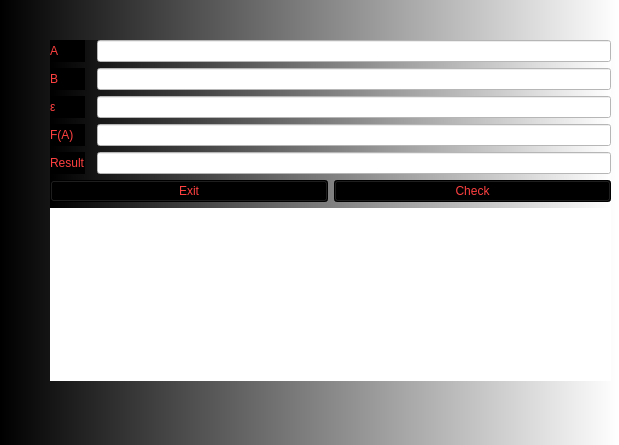
<?xml version="1.0" encoding="UTF-8"?>
<ui version="4.0">
 <class>Halving_method</class>
 <widget class="QWidget" name="Halving_method">
  <property name="geometry">
   <rect>
    <x>0</x>
    <y>0</y>
    <width>619</width>
    <height>445</height>
   </rect>
  </property>
  <property name="windowTitle">
   <string>Form</string>
  </property>
  <property name="styleSheet">
   <string notr="true">background-color: qlineargradient(spread:pad, x1:0, y1:0, x2:1, y2:0, stop:0 rgba(0, 0, 0, 255), stop:1 rgba(255, 255, 255, 255));</string>
  </property>
  <widget class="QWidget" name="gridLayoutWidget">
   <property name="geometry">
    <rect>
     <x>50</x>
     <y>40</y>
     <width>561</width>
     <height>341</height>
    </rect>
   </property>
   <property name="styleSheet">
    <string notr="true">font: 700 14pt &quot;Times New Roman&quot;;
color: rgb(255, 64, 64);
background-color: qlineargradient(spread:pad, x1:0, y1:0, x2:1, y2:0, stop:0 rgba(0, 0, 0, 255), stop:1 rgba(255, 255, 255, 255));
</string>
   </property>
   <layout class="QGridLayout" name="gridLayout_2">
    <item row="4" column="0">
     <widget class="QLabel" name="label_result_halving_method">
      <property name="styleSheet">
       <string notr="true">font: 700 14pt &quot;Times New Roman&quot;;
color: rgb(255, 64, 64);
background-color: rgb(0, 0, 0);
</string>
      </property>
      <property name="text">
       <string>Result</string>
      </property>
     </widget>
    </item>
    <item row="4" column="2">
     <widget class="QLineEdit" name="lineEdit_result__halving_method">
      <property name="styleSheet">
       <string notr="true">font: 700 14pt &quot;Times New Roman&quot;;
color: rgb(255, 64, 64);
background-color: rgb(255, 255, 255);
</string>
      </property>
     </widget>
    </item>
    <item row="3" column="0">
     <widget class="QLabel" name="label_f">
      <property name="styleSheet">
       <string notr="true">font: 700 14pt &quot;Times New Roman&quot;;
color: rgb(255, 64, 64);
background-color: rgb(0, 0, 0);
</string>
      </property>
      <property name="text">
       <string>F(A)</string>
      </property>
     </widget>
    </item>
    <item row="5" column="0" colspan="3">
     <layout class="QHBoxLayout" name="horizontalLayout">
      <item>
       <widget class="QPushButton" name="pushButton_exit_halving_method">
        <property name="styleSheet">
         <string notr="true">font: 700 14pt &quot;Times New Roman&quot;;
color: rgb(255, 64, 64);
background-color: rgb(0, 0, 0);</string>
        </property>
        <property name="text">
         <string>Exit</string>
        </property>
       </widget>
      </item>
      <item>
       <widget class="QPushButton" name="pushButton_check_halving_method">
        <property name="styleSheet">
         <string notr="true">font: 700 14pt &quot;Times New Roman&quot;;
color: rgb(255, 64, 64);
background-color: rgb(0, 0, 0);
</string>
        </property>
        <property name="text">
         <string>Check</string>
        </property>
       </widget>
      </item>
     </layout>
    </item>
    <item row="3" column="2">
     <widget class="QLineEdit" name="lineEdit_f">
      <property name="styleSheet">
       <string notr="true">font: 700 14pt &quot;Times New Roman&quot;;
color: rgb(255, 64, 64);
background-color: rgb(255, 255, 255);
</string>
      </property>
     </widget>
    </item>
    <item row="1" column="2">
     <widget class="QLineEdit" name="lineEdit_b">
      <property name="styleSheet">
       <string notr="true">font: 700 14pt &quot;Times New Roman&quot;;
color: rgb(255, 64, 64);
background-color: rgb(255, 255, 255);
</string>
      </property>
     </widget>
    </item>
    <item row="0" column="2">
     <widget class="QLineEdit" name="lineEdit_a">
      <property name="styleSheet">
       <string notr="true">font: 700 14pt &quot;Times New Roman&quot;;
color: rgb(255, 64, 64);
background-color: rgb(255, 255, 255);
</string>
      </property>
     </widget>
    </item>
    <item row="2" column="2">
     <widget class="QLineEdit" name="lineEdit_eps">
      <property name="styleSheet">
       <string notr="true">font: 700 14pt &quot;Times New Roman&quot;;
color: rgb(255, 64, 64);
background-color: rgb(255, 255, 255);
</string>
      </property>
     </widget>
    </item>
    <item row="2" column="0">
     <widget class="QLabel" name="label_eps">
      <property name="styleSheet">
       <string notr="true">font: 700 14pt &quot;Times New Roman&quot;;
color: rgb(255, 64, 64);
background-color: rgb(0, 0, 0);
</string>
      </property>
      <property name="text">
       <string>ε</string>
      </property>
     </widget>
    </item>
    <item row="0" column="0">
     <widget class="QLabel" name="label_a">
      <property name="styleSheet">
       <string notr="true">font: 700 14pt &quot;Times New Roman&quot;;
color: rgb(255, 64, 64);
background-color: rgb(0, 0, 0);
</string>
      </property>
      <property name="text">
       <string>A</string>
      </property>
     </widget>
    </item>
    <item row="1" column="0">
     <widget class="QLabel" name="label_b">
      <property name="styleSheet">
       <string notr="true">font: 700 14pt &quot;Times New Roman&quot;;
color: rgb(255, 64, 64);
background-color: rgb(0, 0, 0);
</string>
      </property>
      <property name="text">
       <string>B</string>
      </property>
     </widget>
    </item>
    <item row="6" column="0" colspan="3">
     <widget class="QLabel" name="label_error_halving_method">
      <property name="styleSheet">
       <string notr="true">font: 700 14pt &quot;Times New Roman&quot;;
color: rgb(255, 64, 64);
background-color: rgb(255, 255, 255);
</string>
      </property>
      <property name="text">
       <string/>
      </property>
     </widget>
    </item>
   </layout>
  </widget>
 </widget>
 <resources/>
 <connections/>
</ui>
